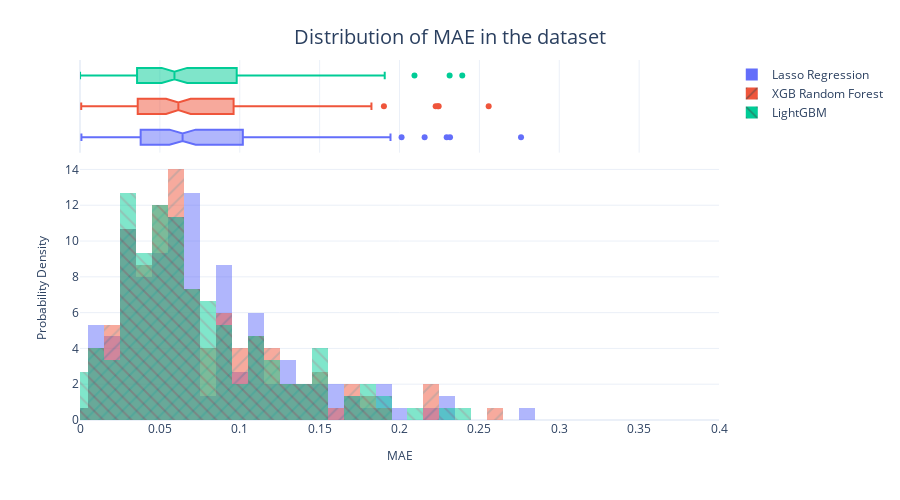

The code cell stored with this chart in its notebook:
### Code cell
fig = px.histogram(metrics_df, 
                   x="MAE", 
                   color="Algorithm",
                   pattern_shape="Algorithm", 
                   marginal="box", 
                   nbins=100, 
                   barmode="overlay",
                   histnorm="probability density")
fig = format_plot(fig, xlabel="MAE", ylabel="Probability Density", title="Distribution of MAE in the dataset")
# fig.write_image("imgs/chapter_8/mae_dist.png")
fig.update_layout(xaxis_range=[0,0.4])
fig.show()

### Figure 1 — Plotly figure (JSON) as saved in the notebook; plotly's stock layout.template omitted (floating-point values rounded to 4 significant figures; data arrays with more than 128 entries replaced by an {"elided": "..."} marker saying what was removed)
{"data": [{"alignmentgroup": "True", "bingroup": "x", "histnorm": "probability density", "hovertemplate": "Algorithm=Lasso Regression<br>MAE=%{x}<br>probability density=%{y}<extra></extra>", "legendgroup": "Lasso Regression", "marker": {"color": "#636efa", "opacity": 0.5, "pattern": {"shape": ""}}, "name": "Lasso Regression", "nbinsx": 100, "offsetgroup": "Lasso Regression", "orientation": "v", "showlegend": true, "type": "histogram", "x": {"elided": "150 float values"}, "xaxis": "x", "yaxis": "y"}, {"alignmentgroup": "True", "hovertemplate": "Algorithm=Lasso Regression<br>MAE=%{x}<extra></extra>", "legendgroup": "Lasso Regression", "marker": {"color": "#636efa"}, "name": "Lasso Regression", "notched": true, "offsetgroup": "Lasso Regression", "showlegend": false, "type": "box", "x": {"elided": "150 float values"}, "xaxis": "x2", "yaxis": "y2"}, {"alignmentgroup": "True", "bingroup": "x", "histnorm": "probability density", "hovertemplate": "Algorithm=XGB Random Forest<br>MAE=%{x}<br>probability density=%{y}<extra></extra>", "legendgroup": "XGB Random Forest", "marker": {"color": "#EF553B", "opacity": 0.5, "pattern": {"shape": "/"}}, "name": "XGB Random Forest", "nbinsx": 100, "offsetgroup": "XGB Random Forest", "orientation": "v", "showlegend": true, "type": "histogram", "x": {"elided": "150 float values"}, "xaxis": "x", "yaxis": "y"}, {"alignmentgroup": "True", "hovertemplate": "Algorithm=XGB Random Forest<br>MAE=%{x}<extra></extra>", "legendgroup": "XGB Random Forest", "marker": {"color": "#EF553B"}, "name": "XGB Random Forest", "notched": true, "offsetgroup": "XGB Random Forest", "showlegend": false, "type": "box", "x": {"elided": "150 float values"}, "xaxis": "x2", "yaxis": "y2"}, {"alignmentgroup": "True", "bingroup": "x", "histnorm": "probability density", "hovertemplate": "Algorithm=LightGBM<br>MAE=%{x}<br>probability density=%{y}<extra></extra>", "legendgroup": "LightGBM", "marker": {"color": "#00cc96", "opacity": 0.5, "pattern": {"shape": "\\"}}, "name": "LightGBM", "nbinsx": 100, "offsetgroup": "LightGBM", "orientation": "v", "showlegend": true, "type": "histogram", "x": {"elided": "150 float values"}, "xaxis": "x", "yaxis": "y"}, {"alignmentgroup": "True", "hovertemplate": "Algorithm=LightGBM<br>MAE=%{x}<extra></extra>", "legendgroup": "LightGBM", "marker": {"color": "#00cc96"}, "name": "LightGBM", "notched": true, "offsetgroup": "LightGBM", "showlegend": false, "type": "box", "x": {"elided": "150 float values"}, "xaxis": "x2", "yaxis": "y2"}], "layout": {"autosize": false, "barmode": "overlay", "height": 500, "legend": {"title": {}, "tracegroupgap": 0}, "margin": {"t": 60}, "title": {"font": {"size": 20}, "text": "Distribution of MAE in the dataset", "x": 0.5, "xanchor": "center", "yanchor": "top"}, "width": 900, "xaxis": {"anchor": "y", "domain": [0, 1], "range": [0, 0.4], "title": {"font": {"size": 12}, "text": "MAE"}}, "xaxis2": {"anchor": "y2", "domain": [0, 1], "matches": "x", "showgrid": true, "showticklabels": false}, "yaxis": {"anchor": "x", "domain": [0, 0.7326], "title": {"font": {"size": 12}, "text": "Probability Density"}}, "yaxis2": {"anchor": "x2", "domain": [0.7426, 1], "matches": "y2", "showgrid": false, "showline": false, "showticklabels": false, "ticks": ""}}}
